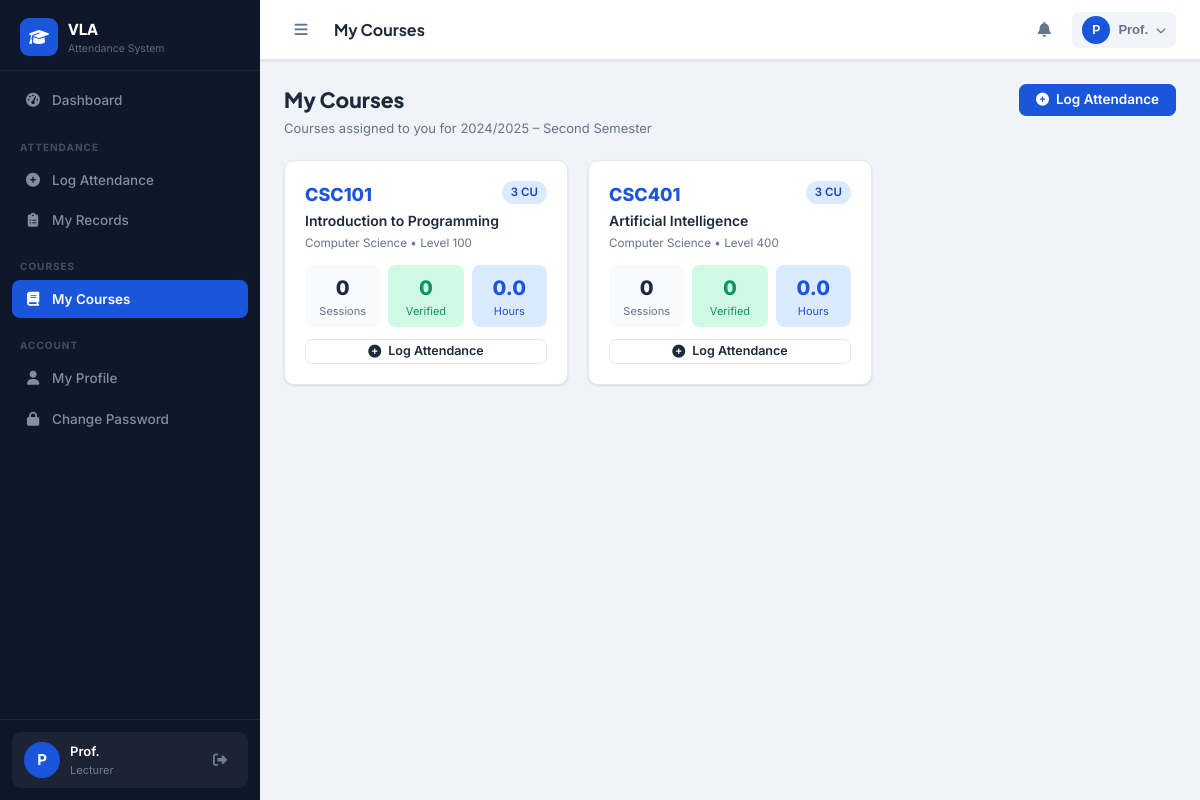
Page /lecturer/my_courses.php (signed in) on the committed database.
### tables this page shows
CREATE TABLE IF NOT EXISTS users (
    id INT AUTO_INCREMENT PRIMARY KEY,
    full_name VARCHAR(150) NOT NULL,
    email VARCHAR(150) NOT NULL UNIQUE,
    phone VARCHAR(20),
    password VARCHAR(255) NOT NULL,
    role ENUM('admin','hod','lecturer') NOT NULL DEFAULT 'lecturer',
    department_id INT,
    staff_id VARCHAR(50) UNIQUE,
    gender ENUM('male','female','other'),
    qualification VARCHAR(200),
    specialization VARCHAR(200),
    profile_photo VARCHAR(255) DEFAULT 'default.png',
    status ENUM('active','inactive','suspended') DEFAULT 'active',
    last_login DATETIME,
    reset_token VARCHAR(100),
    reset_expires DATETIME,
    created_at TIMESTAMP DEFAULT CURRENT_TIMESTAMP,
    updated_at TIMESTAMP DEFAULT CURRENT_TIMESTAMP ON UPDATE CURRENT_TIMESTAMP,
    FOREIGN KEY (department_id) REFERENCES departments(id) ON DELETE SET NULL
);

CREATE TABLE IF NOT EXISTS academic_sessions (
    id INT AUTO_INCREMENT PRIMARY KEY,
    session_name VARCHAR(50) NOT NULL,   
    semester ENUM('first','second','summer') NOT NULL,
    start_date DATE,
    end_date DATE,
    is_current TINYINT(1) DEFAULT 0,
    created_at TIMESTAMP DEFAULT CURRENT_TIMESTAMP
);

CREATE TABLE IF NOT EXISTS courses (
    id INT AUTO_INCREMENT PRIMARY KEY,
    course_title VARCHAR(200) NOT NULL,
    course_code VARCHAR(30) NOT NULL UNIQUE,
    credit_units INT DEFAULT 3,
    level ENUM('100','200','300','400','500','600','PG') DEFAULT '100',
    department_id INT,
    description TEXT,
    status ENUM('active','inactive') DEFAULT 'active',
    created_at TIMESTAMP DEFAULT CURRENT_TIMESTAMP,
    FOREIGN KEY (department_id) REFERENCES departments(id) ON DELETE SET NULL
);

CREATE TABLE IF NOT EXISTS departments (
    id INT AUTO_INCREMENT PRIMARY KEY,
    name VARCHAR(150) NOT NULL,
    code VARCHAR(20) NOT NULL UNIQUE,
    faculty VARCHAR(150),
    created_at TIMESTAMP DEFAULT CURRENT_TIMESTAMP
);

### includes/functions.php (called while the page is built, shortened)
<?php
if (!function_exists('clean')) {
    function clean(string $str): string {
        return htmlspecialchars(trim($str), ENT_QUOTES, 'UTF-8');
    }
}
if (!function_exists('getCurrentUser')) {
    function getCurrentUser(): ?array {
        $conn = getDBConnection();
        $uid = (int)$_SESSION['user_id'];
        $r = $conn->query("SELECT u.*, d.name as dept_name, d.code as dept_code
            FROM users u LEFT JOIN departments d ON u.department_id = d.id
            WHERE u.id = $uid LIMIT 1");
        return $r ? $r->fetch_assoc() : null;
    }
}
if (!function_exists('getCurrentSession')) {
    function getCurrentSession(): ?array {
        $conn = getDBConnection();
        $r = $conn->query("SELECT * FROM academic_sessions WHERE is_current = 1 LIMIT 1");
        return $r && $r->num_rows ? $r->fetch_assoc() : null;
    }
}

### lecturer/my_courses.php (the view, shortened to what this page needs)
<?php
require_once '../includes/functions.php';
$pageTitle = 'My Courses';
$conn = getDBConnection();
$uid = (int)$_SESSION['user_id'];
$session = getCurrentSession();
$sessId = $session ? (int)$session['id'] : 0;
$courses = $conn->query("
    SELECT c.*, d.name as dept_name,
        (SELECT COUNT(*) FROM attendance_records WHERE lecturer_id=$uid AND course_id=c.id AND session_id=$sessId) as sessions_logged,
        (SELECT COUNT(*) FROM attendance_records WHERE lecturer_id=$uid AND course_id=c.id AND session_id=$sessId AND status='verified') as verified,
        (SELECT COALESCE(SUM(duration_hours),0) FROM attendance_records WHERE lecturer_id=$uid AND course_id=c.id AND session_id=$sessId) as hours
    FROM courses c
    JOIN course_assignments ca ON c.id = ca.course_id
    LEFT JOIN departments d ON c.department_id = d.id
    WHERE ca.lecturer_id = $uid AND ca.session_id = $sessId
    ORDER BY c.course_code");
$sidebarItems = [
    ['url'=>'lecturer/dashboard.php','icon'=>'fas fa-tachometer-alt','label'=>'Dashboard'],
    ['divider'=>'Attendance'],
    ['url'=>'lecturer/log_attendance.php','icon'=>'fas fa-plus-circle','label'=>'Log Attendance'],
    ['url'=>'lecturer/my_attendance.php','icon'=>'fas fa-clipboard-list','label'=>'My Records'],
    ['divider'=>'Courses'],
    ['url'=>'lecturer/my_courses.php','icon'=>'fas fa-book','label'=>'My Courses','active'=>true],
    ['divider'=>'Account'],
    ['url'=>'lecturer/profile.php','icon'=>'fas fa-user','label'=>'My Profile'],
    ['url'=>'lecturer/change_password.php','icon'=>'fas fa-lock','label'=>'Change Password'],
];
include '../includes/header.php';
?>
<div class="page-header">
  <div><h2>My Courses</h2><p>Courses assigned to you for <?=clean($session['session_name']??'current')?> – <?=ucfirst($session['semester']??'')?> Semester</p></div>
  <a href="log_attendance.php" class="btn btn-primary"><i class="fas fa-plus-circle"></i> Log Attendance</a>
</div>
<div class="grid-3">
  <?php $total=0; while($c=$courses->fetch_assoc()): $total++; ?>
  <div class="card">
    <div class="card-body">
      <div style="display:flex;justify-content:space-between;align-items:flex-start;margin-bottom:12px">
        <div>
          <div style="font-size:18px;font-weight:800;color:var(--primary)"><?=clean($c['course_code'])?></div>
          <div style="font-size:14px;font-weight:600;margin-top:2px"><?=clean($c['course_title'])?></div>
          <small class="text-muted"><?=clean($c['dept_name']??'')?>  &bull; Level <?=clean($c['level'])?></small>
        </div>
        <span class="badge bg-primary"><?=$c['credit_units']?> CU</span>
      </div>
      <div style="display:grid;grid-template-columns:1fr 1fr 1fr;gap:8px;margin:12px 0;text-align:center">
        <div style="background:var(--gray-50);border-radius:8px;padding:8px">
          <div style="font-size:20px;font-weight:800"><?=$c['sessions_logged']?></div>
          <div style="font-size:11px;color:var(--text-muted)">Sessions</div>
        </div>
        <div style="background:#d1fae5;border-radius:8px;padding:8px">
          <div style="font-size:20px;font-weight:800;color:#059669"><?=$c['verified']?></div>
          <div style="font-size:11px;color:#059669">Verified</div>
        </div>
        <div style="background:#dbeafe;border-radius:8px;padding:8px">
          <div style="font-size:20px;font-weight:800;color:var(--primary)"><?=number_format($c['hours'],1)?></div>
          <div style="font-size:11px;color:var(--primary)">Hours</div>
        </div>
      </div>
      <a href="log_attendance.php?course_id=<?=$c['id']?>" class="btn btn-outline btn-sm" style="width:100%;justify-content:center">
        <i class="fas fa-plus-circle"></i> Log Attendance
      </a>
    </div>
  </div>
  <?php endwhile ?>
</div>
<?php include '../includes/footer.php'; ?>

### includes/header.php (shortened to what this page needs)
<?php
$user = getCurrentUser();
?>
<!DOCTYPE html>
<html lang="en">
<head>
<link rel="stylesheet" href="https://cdnjs.cloudflare.com/ajax/libs/font-awesome/6.4.2/css/all.min.css">
<link rel="stylesheet" href="<?= BASE_URL ?>assets/css/style.css">
</head>
<body>
<aside class="sidebar" id="sidebar">
  <div class="sidebar-brand">
    <div class="brand-icon"><i class="fas fa-graduation-cap"></i></div>
    <div class="brand-text">
      <span class="brand-name">VLA</span>
      <span class="brand-sub">Attendance System</span>
    </div>
  </div>
  <nav class="sidebar-nav">
    <?php if (isset($sidebarItems) && is_array($sidebarItems)): ?>
      <?php foreach ($sidebarItems as $item): ?>
        <?php if (isset($item['divider'])): ?>
          <div class="nav-divider"><?= clean($item['divider']) ?></div>
        <?php else: ?>
          <a href="<?= BASE_URL . $item['url'] ?>" class="nav-item <?= (isset($item['active']) && $item['active']) ? 'active' : '' ?>">
            <i class="<?= $item['icon'] ?>"></i>
            <span><?= clean($item['label']) ?></span>
          </a>
        <?php endif ?>
      <?php endforeach ?>
    <?php endif ?>
  </nav>
  <div class="sidebar-footer">
    <div class="user-card">
      <div class="user-avatar">
        <?= strtoupper(substr($user['full_name'] ?? 'U', 0, 1)) ?>
      </div>
      <div class="user-info">
        <span class="user-name"><?= clean(explode(' ', $user['full_name'] ?? 'User')[0]) ?></span>
        <span class="user-role"><?= ucfirst($_SESSION['role'] ?? '') ?></span>
      </div>
      <a href="<?= BASE_URL ?>logout.php" class="logout-btn" title="Logout"><i class="fas fa-sign-out-alt"></i></a>
    </div>
  </div>
</aside>
<div class="main-wrapper" id="mainWrapper">
  <header class="topbar">
    <button class="sidebar-toggle" id="sidebarToggle">
      <i class="fas fa-bars"></i>
    </button>
    <div class="topbar-title">
      <h1 class="page-title"><?= isset($pageTitle) ? clean($pageTitle) : 'Dashboard' ?></h1>
    </div>
    <div class="topbar-actions">
      <div class="notif-wrapper">
        <button class="icon-btn notif-btn" id="notifBtn">
          <i class="fas fa-bell"></i>
        </button>
      </div>
      <div class="profile-wrapper">
        <button class="icon-btn profile-btn" id="profileBtn">
          <div class="profile-avatar"><?= strtoupper(substr($user['full_name'] ?? 'U', 0, 1)) ?></div>
          <span class="profile-name"><?= clean(explode(' ', $user['full_name'] ?? 'User')[0]) ?></span>
          <i class="fas fa-chevron-down"></i>
        </button>
      </div>
    </div>
  </header>
  <main class="content-area">

### rows in the picture
users: full_name "P", full_name "Prof."
academic_sessions: session_name "2024/2025", semester "Second"
courses: course_code "CSC101", course_title "Introduction to Programming", department.name "Computer Science", level "100", credit_units "3", sessions_logged "0", verified "0", hours "0.0", $c['id'] 1 (drawn)
courses: course_code "CSC401", course_title "Artificial Intelligence", department.name "Computer Science", level "400", credit_units "3", sessions_logged "0", verified "0", hours "0.0"

### other values in the picture
$item['label'] "Dashboard"
$item['divider'] "ATTENDANCE"
$item['label'] "Log Attendance"
$item['label'] "My Records"
$item['divider'] "COURSES"
$item['label'] "My Courses"
$item['divider'] "ACCOUNT"
$item['label'] "My Profile"
$item['label'] "Change Password"
$_SESSION['role'] "Lecturer"
$pageTitle "My Courses"
